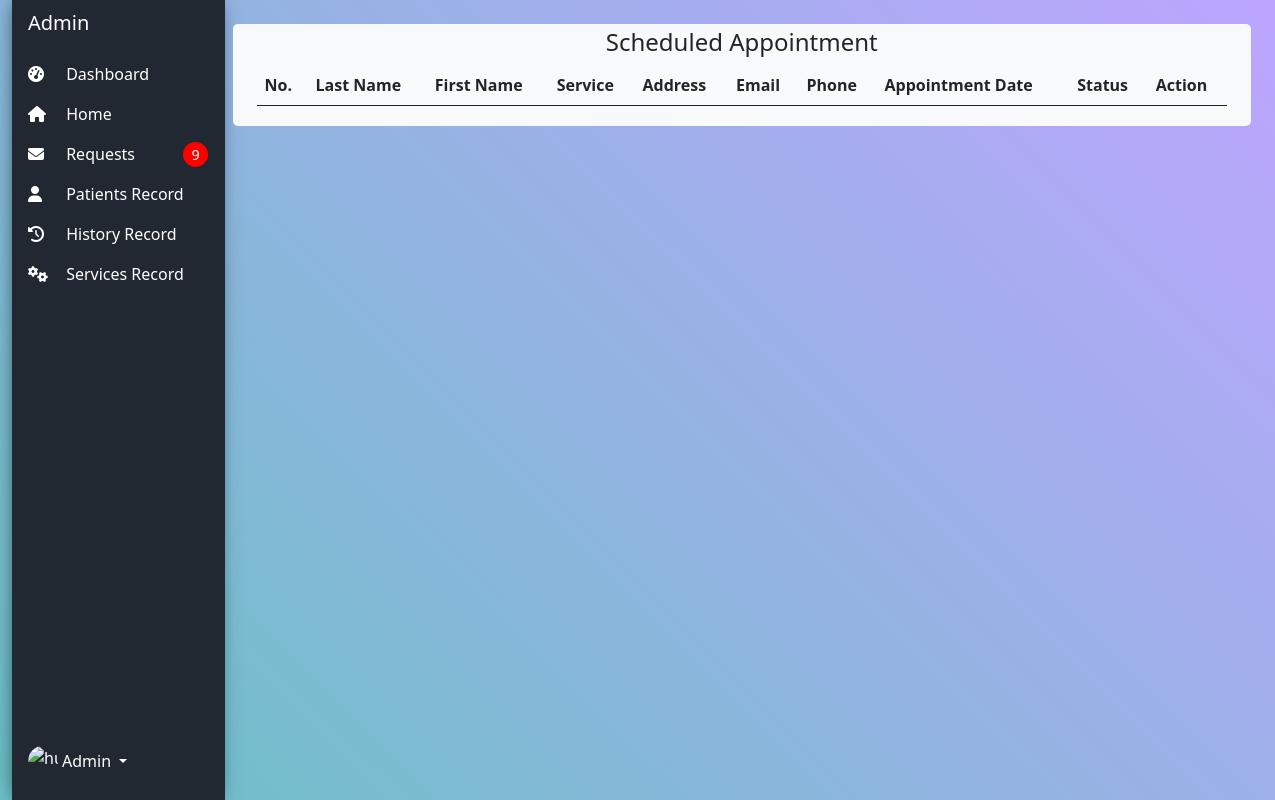
Page /admin/index.php on the earlier database version.
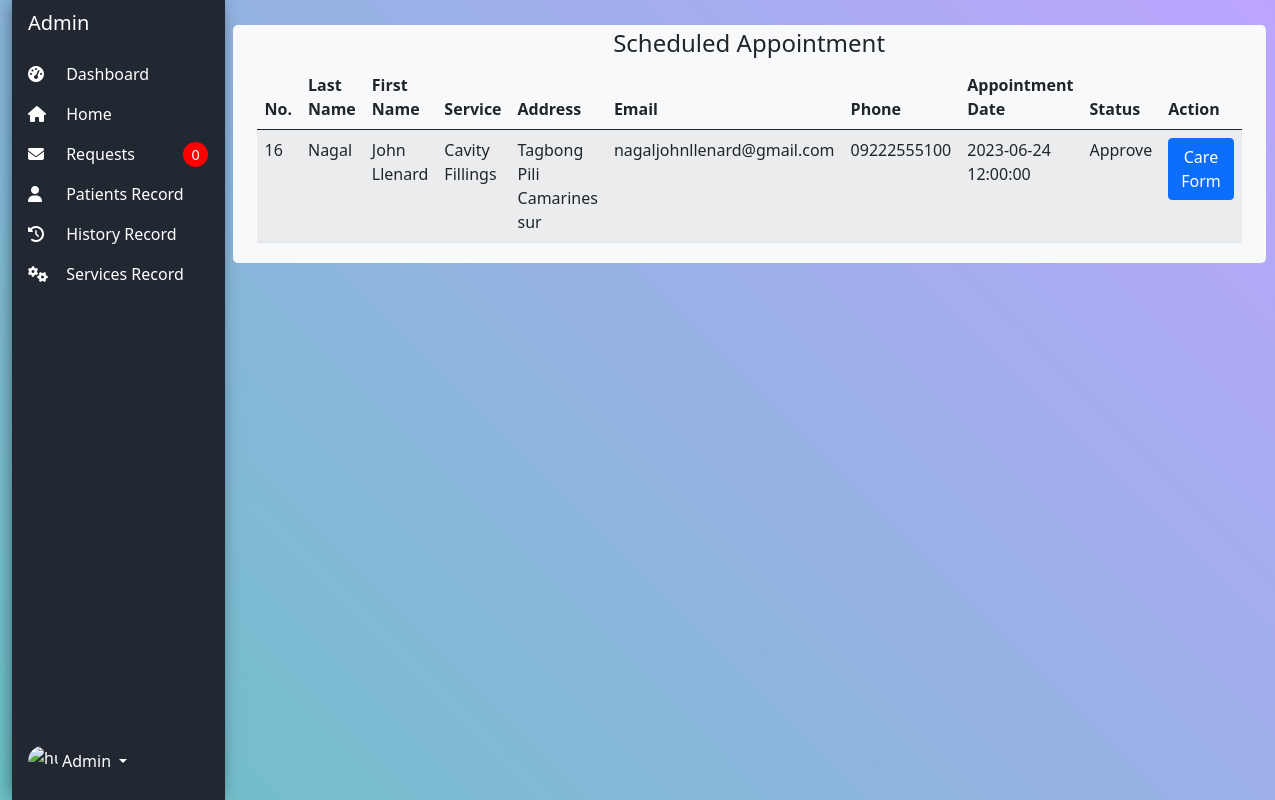
Same page on the later database version.
### tables this page shows
CREATE TABLE `requests_tb` (
  `request_id` int(11) NOT NULL,
  `patient_id` int(11) NOT NULL,
  `service_id` int(11) NOT NULL,
  `firstName` varchar(100) NOT NULL,
  `middleName` varchar(100) NOT NULL,
  `lastName` varchar(100) NOT NULL,
  `address` varchar(255) NOT NULL,
  `email` varchar(100) DEFAULT NULL,
  `phone` varchar(11) NOT NULL,
  `appointment_date` datetime NOT NULL,
  `status` varchar(50) NOT NULL
);

CREATE TABLE `services_tb` (
  `service_id` int(100) NOT NULL,
  `service_name` varchar(50) DEFAULT NULL,
  `service_price` decimal(10,2) DEFAULT NULL
);

### admin/home.php (the view, shortened to what the changed rows need)
<!DOCTYPE html>
<html lang="en">
<body>
    <div class="col py-1">
        <div class="container-fluid bg-light edges">
            <div class="col py-1">
                <table id="example" class="table table-striped" style="width:100%">
                    <thead>
                        <tr>
                            <th>No.</th>
                            <th>Last Name</th>
                            <th>First Name</th>
                            <th>Service</th>
                            <th>Address</th>
                            <th>Email</th>
                            <th>Phone</th>
                            <th>Appointment Date</th>
                            <th>Status</th>
                            <th>Action</th>
                        </tr>
                    </thead>
                    <tbody>
                        <?php
                        $data = mysqli_query($conn, "SELECT r.*, s.service_name FROM requests_tb r INNER JOIN services_tb s ON r.service_id = s.service_id WHERE r.status = 'Approve'");
                        while ($row = mysqli_fetch_array($data)) {
                            echo "<tr>";
                            echo "<td>" . $row['request_id'] . "</td>";
                            echo "<td>" . $row['lastName'] . "</td>";
                            echo "<td>" . $row['firstName'] . "</td>";
                            echo "<td>" . $row['service_name'] . "</td>";
                            echo "<td>" . $row['address'] . "</td>";
                            echo "<td>" . $row['email'] . "</td>";
                            echo "<td>" . $row['phone'] . "</td>";
                            echo "<td>" . $row['appointment_date'] . "</td>";
                            echo "<td>" . $row['status'] . "</td>";
                            echo "<td>";
                            echo "<button type='button' class='btn btn-primary' data-bs-toggle='modal' data-bs-target='#changeStatusModal' data-bs-request-id='" . $row['request_id'] . "'>Care Form</button>";
                            echo "</td>";
                        }
                        ?>
                    </tbody>
                </table>
            </div>
        </div>
    </div>
</body>
</html>

### admin/inc/navbar.php (shortened to what the changed rows need)
<?php
$mysqli = new mysqli("localhost", "root", "", "bdcmsdb");
$alertcount = "SELECT COUNT(*) AS PendingCount FROM requests_tb WHERE status = 'Pending'";
$result_Alert = $mysqli->query($alertcount);
$row_Alert = $result_Alert->fetch_assoc();
$Alert_Count = $row_Alert['PendingCount'];
?>
<div class="col-auto col-md-3 col-xl-2  px-0 newbg">
    <div class="col-auto col-xl-2 position">
        <div class="d-flex flex-column align-items-center align-items-sm-start px-3 pt-2 text-white min-vh-100 position">
            <ul class="nav nav-pills flex-column mb-sm-auto mb-0 align-items-center align-items-sm-start" id="menu">
                <li class="nav-item">
                    <a href="./index.php?page=requests" class="nav-link px-0 align-middle">
                        <i class="fa fa-envelope"></i>
                        <span class="ms-1 d-none d-sm-inline">Requests</span>
                        <span class="ms-5 spancount align-middle"><?php echo $Alert_Count; ?></span>
                    </a>
                </li>
            </ul>
        </div>
    </div>
</div>

Differences in the rows shown:
added requests_tb: request_id "16", lastName "Nagal", firstName "John Llenard", service.service_name "Cavity Fillings", address "Tagbong Pili Camarines sur", email "nagaljohnllenard@gmail.com", phone "09222555100", appointment_date "2023-06-24 12:00:00", status "Approve"
Other differences:
$Alert_Count: "9" → "0"
